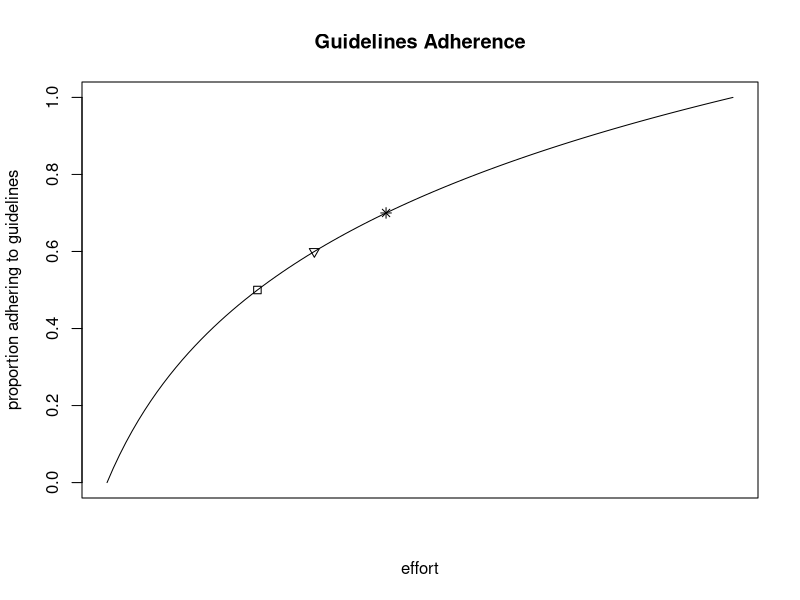

Source code (R): (Note: this script raises an error after producing the figure.)
set.seed(1234)
N <- 750000

id <- c(1:N)

#log(x) curve

par(mfrow=c(1,1), oma=c(0,0,0,0))
curve(log10(x), from = 1, to = 10, 
      main = "Guidelines Adherence",
      xlab = "effort", 
      ylab = "proportion adhering to guidelines",
      xaxt = "n")
points(x = 10^0.5, y = 0.5, pch=0)
points(x = 10^0.6, y = 0.6, pch=6)
points(x = 10^0.7, y = 0.7, pch=8)



#creates a sex variable for men and appends women
treated <- rep.int(0,125000)
treated <- append(treated, rep.int(1,125000))
treated <- append(treated, rep.int(0,100000))
treated <- append(treated, rep.int(1,150000))
treated <- append(treated, rep.int(0,75000))
treated <- append(treated, rep.int(1,175000))

groupname <- rep.int(1,250000)
groupname <- c(groupname, rep.int(2,250000))
groupname <- c(groupname, rep.int(3,250000))                

#creates dataframe from sex and id vectors

data = data.frame(treated, id, groupname)
class(data$treated)
data$treated <- factor(data$treated, levels = c(0,1), labels = c("untreated","treated"))
data$groupname <- factor(data$groupname, levels = c(1,2,3), labels = c("group 1", "group 2", "group 3"))
    
#generates death to overall  
    data$year_0 <- 1
    data$year_1 <-  ifelse(data$treated=="treated",rbinom(N, 1, 1-0.035/4), rbinom(N, 1, 1-0.05/4))
    
    data$year_2 <- ifelse(data$treated=="treated", 
                         ifelse(data$year_1 =="0",  0, rbinom(N, 1, 1-0.035/4)), 
                         ifelse(data$year_1 =="0",  0, rbinom(N, 1, 1-0.05/4))
    )
    data$year_3 <- ifelse(data$treated=="treated", 
                         ifelse(data$year_2 =="0",  0, rbinom(N, 1, 1-0.035/4)), 
                         ifelse(data$year_2 =="0",  0, rbinom(N, 1, 1-0.05/4))
    )
    data$year_4 <- ifelse(data$treated=="treated", 
                         ifelse(data$year_3 =="0",  0, rbinom(N, 1, 1-0.035/4)), 
                         ifelse(data$year_3 =="0",  0, rbinom(N, 1, 1-0.05/4))
    )
    data$year_5 <- ifelse(data$treated=="treated", 
                         ifelse(data$year_4 =="0",  0, rbinom(N, 1, 1-0.035/4)), 
                         ifelse(data$year_4 =="0",  0, rbinom(N, 1, 1-0.05/4))
    )
    data$year_6 <- ifelse(data$treated=="treated", 
                         ifelse(data$year_5 =="0",  0, rbinom(N, 1, 1-0.035/4)), 
                         ifelse(data$year_5 =="0",  0, rbinom(N, 1, 1-0.05/4))
    )
    data$year_7 <- ifelse(data$treated=="treated", 
                         ifelse(data$year_6 =="0",  0, rbinom(N, 1, 1-0.035/4)), 
                         ifelse(data$year_6 =="0",  0, rbinom(N, 1, 1-0.05/4))
    )
    data$year_8 <- ifelse(data$treated=="treated", 
                         ifelse(data$year_7 =="0",  0, rbinom(N, 1, 1-0.035/4)), 
                         ifelse(data$year_7 =="0",  0, rbinom(N, 1, 1-0.05/4))
    )
    data$year_9 <- ifelse(data$treated=="treated", 
                         ifelse(data$year_8 =="0",  0, rbinom(N, 1, 1-0.035/4)), 
                         ifelse(data$year_8 =="0",  0, rbinom(N, 1, 1-0.05/4))
    )
    data$year_10 <- ifelse(data$treated=="treated", 
                         ifelse(data$year_9 =="0",  0, rbinom(N, 1, 1-0.035/4)), 
                         ifelse(data$year_9 =="0",  0, rbinom(N, 1, 1-0.05/4))
    )

    data_long <- reshape(data, direction="long", varying= c(list(4:14)), sep = "_", 
                          idvar="id", timevar=c("year"))
class(data_long$year)  
data_long$year <- as.numeric(data_long$year)
data_long$year <- data_long$year -1

### plots improvement in effort
par(mfrow=c(1,2), oma=c(0,0,2,0))
logdataframe <- 1:100
logdataframe <- as.numeric(logdataframe)
logdataframe <- as.data.frame(logdataframe)
logdataframe$log <- log10(logdataframe$logdataframe)
class(logdataframe$log)


#plots
mysum <- function(x){
  250000-sum(x)
}
##plot all cause mortality
      plot(aggregate(year_0~year,data = subset(data_long, groupname=="group 1"), FUN= function(z) mysum(z)), 
           
           main = "All Cause Mortality",
            
           pch=0, 
           
           xlab= "years",
           ylab= "accummulated all-cause mortality")
      text(x=4, y=1, labels= "Current 50% treated")
      points(x=8, y=1, pch=0)
      text(x=4, y=1000, labels= "60% treated")
      points(x=8, y=1000, pch=6)
      text(x=4, y=2000, labels= "70% treated")
      points(x=8, y=2000, pch=8)
      
      points(aggregate(year_0~year,data = subset(data_long, groupname=="group 2"), FUN= function(z) mysum(z)), 
            
            pch=6)
      points(aggregate(year_0~year,data = subset(data_long, groupname=="group 3"), FUN= function(z) mysum(z)), 
      
             pch=8)
      title("Expected outcome of improvement in LLD adherence", outer=TRUE, sub = "Simulation on Danish population with indication for LLD treatment")

survivortable <- 1
as.data.frame(survivortable)

group1 <- aggregate(year_0~year,data = subset(data_long, groupname=="group 1"), FUN= function(z) mysum(z))
group2 <- aggregate(year_0~year,data = subset(data_long, groupname=="group 2"), FUN= function(z) mysum(z))
group3 <- aggregate(year_0~year,data = subset(data_long, groupname=="group 3"), FUN= function(z) mysum(z))
groups <- data.frame(group1, group2, group3)
groups$year.1 <- NULL
groups$year.2 <- NULL
colnames(groups) <- c("year","group 1", "group 2", "group 3")


####---- CVD EVENT
#generates death to overall  
      data$year_0 <- 1
      data$year_1 <-  ifelse(data$treated=="treated",rbinom(N, 1, 1-0.016/4), rbinom(N, 1, 1-0.03/4))
      
      data$year_2 <- ifelse(data$treated=="treated", 
                            ifelse(data$year_1 =="0",  0, rbinom(N, 1, 1-0.016/4)), 
                            ifelse(data$year_1 =="0",  0, rbinom(N, 1, 1-0.03/4))
      )
      data$year_3 <- ifelse(data$treated=="treated", 
                            ifelse(data$year_2 =="0",  0, rbinom(N, 1, 1-0.016/4)), 
                            ifelse(data$year_2 =="0",  0, rbinom(N, 1, 1-0.03/4))
      )
      data$year_4 <- ifelse(data$treated=="treated", 
                            ifelse(data$year_3 =="0",  0, rbinom(N, 1, 1-0.016/4)), 
                            ifelse(data$year_3 =="0",  0, rbinom(N, 1, 1-0.03/4))
      )
      data$year_5 <- ifelse(data$treated=="treated", 
                            ifelse(data$year_4 =="0",  0, rbinom(N, 1, 1-0.016/4)), 
                            ifelse(data$year_4 =="0",  0, rbinom(N, 1, 1-0.03/4))
      )
      data$year_6 <- ifelse(data$treated=="treated", 
                            ifelse(data$year_5 =="0",  0, rbinom(N, 1, 1-0.016/4)), 
                            ifelse(data$year_5 =="0",  0, rbinom(N, 1, 1-0.03/4))
      )
      data$year_7 <- ifelse(data$treated=="treated", 
                            ifelse(data$year_6 =="0",  0, rbinom(N, 1, 1-0.016/4)), 
                            ifelse(data$year_6 =="0",  0, rbinom(N, 1, 1-0.03/4))
      )
      data$year_8 <- ifelse(data$treated=="treated", 
                            ifelse(data$year_7 =="0",  0, rbinom(N, 1, 1-0.016/4)), 
                            ifelse(data$year_7 =="0",  0, rbinom(N, 1, 1-0.03/4))
      )
      data$year_9 <- ifelse(data$treated=="treated", 
                            ifelse(data$year_8 =="0",  0, rbinom(N, 1, 1-0.016/4)), 
                            ifelse(data$year_8 =="0",  0, rbinom(N, 1, 1-0.03/4))
      )
      data$year_10 <- ifelse(data$treated=="treated", 
                             ifelse(data$year_9 =="0",  0, rbinom(N, 1,1-0.016/4)), 
                             ifelse(data$year_9 =="0",  0, rbinom(N, 1, 1-0.03/4))
      )
      
      data_long <- reshape(data, direction="long", varying= c(list(4:14)), sep = "_", 
                           idvar="id", timevar=c("year"))
      class(data_long$year)  
      data_long$year <- as.numeric(data_long$year)
      data_long$year <- data_long$year -1
      
      #plots
      mysum <- function(x){
        250000-sum(x)
        }
            plot(aggregate(year_0~year,data = subset(data_long, groupname=="group 1"), FUN= function(z) mysum(z)), 
                 main = "Myocardial infarction, Stroke, CV Death ",
                 
                 pch=0, 
                 
                 xlab= "years",
                 ylab= "accumulated MI, Stroke,  CV Death")
            points(aggregate(year_0~year,data = subset(data_long, groupname=="group 2"), FUN= function(z) mysum(z)), 
                   
                   pch=6)
            points(aggregate(year_0~year,data = subset(data_long, groupname=="group 3"), FUN= function(z) mysum(z)), 
                   
                   pch=8)
            text(x=4, y=1, labels= "Current 50% treated")
            points(x=8, y=1, pch=0)
            text(x=4, y=1000, labels= "60% treated")
            points(x=8, y=1000, pch=6)
            text(x=4, y=2000, labels= "70% treated")
            points(x=8, y=2000, pch=8)
      
      
      
      survivortable <- 1
      as.data.frame(survivortable)
      
      group1 <- aggregate(year_0~year,data = subset(data_long, groupname=="group 1"), FUN= function(z) mysum(z))
      group2 <- aggregate(year_0~year,data = subset(data_long, groupname=="group 2"), FUN= function(z) mysum(z))
      group3 <- aggregate(year_0~year,data = subset(data_long, groupname=="group 3"), FUN= function(z) mysum(z))
      groupsCVD <- data.frame(group1, group2, group3)
      groupsCVD$year.1 <- NULL
      groupsCVD$year.2 <- NULL
      colnames(groupsCVD) <- c("year","group 1", "group 2", "group 3")
